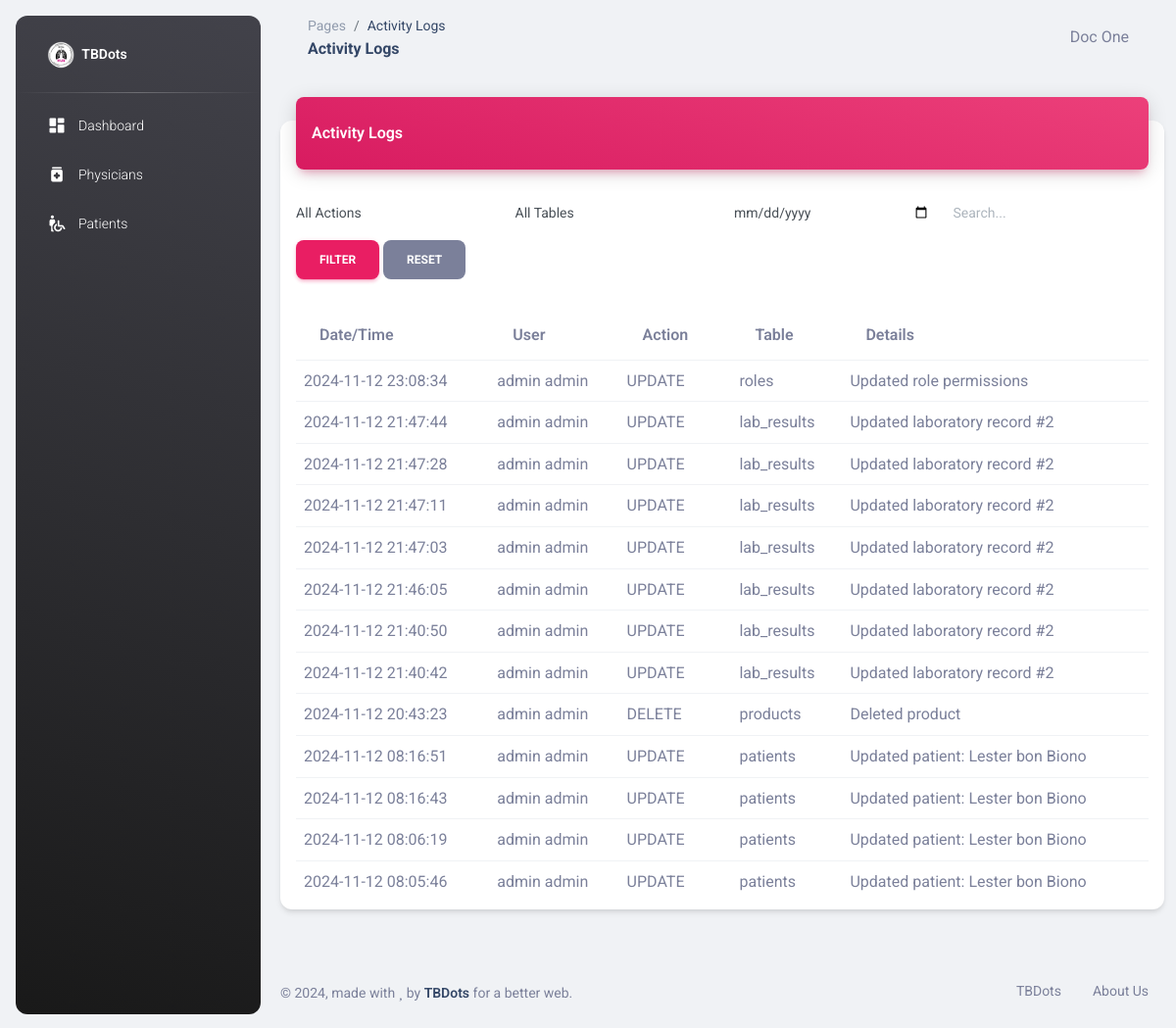
/activity_logs.php (signed in), run on an earlier commit of the app's database.
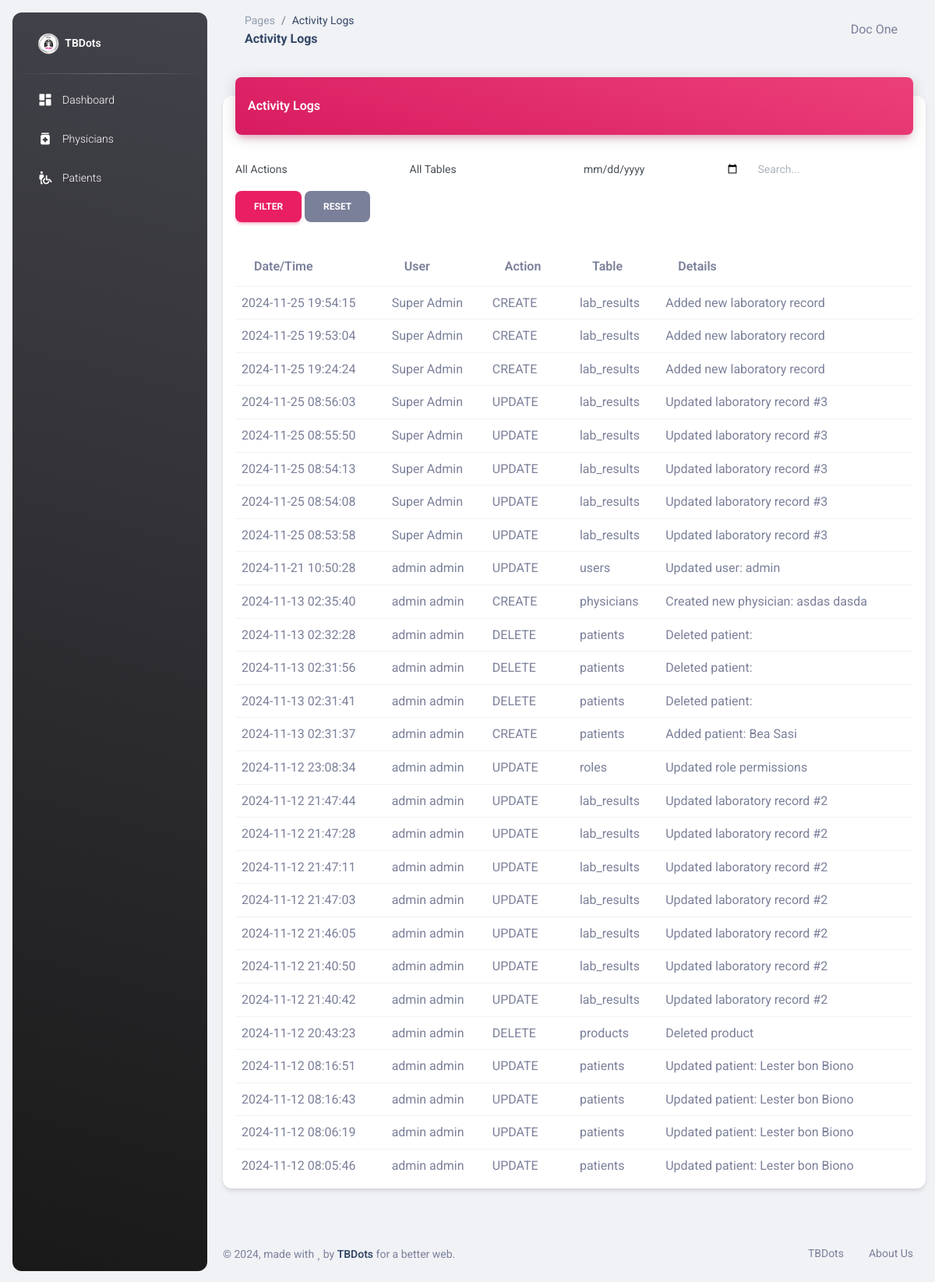
And on a later commit of the database.
### tables this page shows
CREATE TABLE IF NOT EXISTS `activity_logs` (
  `id` int NOT NULL AUTO_INCREMENT,
  `user_id` int NOT NULL,
  `action` enum('CREATE','UPDATE','DELETE') NOT NULL,
  `table_name` varchar(50) NOT NULL,
  `record_id` int NOT NULL,
  `details` text,
  `created_at` timestamp NOT NULL DEFAULT CURRENT_TIMESTAMP,
  PRIMARY KEY (`id`),
  KEY `FK_logs_user` (`user_id`),
  CONSTRAINT `FK_logs_user` FOREIGN KEY (`user_id`) REFERENCES `users` (`id`)
);

CREATE TABLE IF NOT EXISTS `users` (
  `id` int NOT NULL AUTO_INCREMENT,
  `username` varchar(50) NOT NULL,
  `password` text NOT NULL,
  `first_name` text NOT NULL,
  `last_name` text NOT NULL,
  `role` int NOT NULL DEFAULT '0',
  `updated_at` timestamp NOT NULL DEFAULT CURRENT_TIMESTAMP,
  `created_at` timestamp NOT NULL DEFAULT CURRENT_TIMESTAMP ON UPDATE CURRENT_TIMESTAMP,
  PRIMARY KEY (`id`),
  KEY `FK_users_roles` (`role`),
  CONSTRAINT `FK_users_roles` FOREIGN KEY (`role`) REFERENCES `roles` (`id`) ON DELETE CASCADE ON UPDATE CASCADE
);

### activity_logs.php (the view, shortened to what this page needs)
<?php
require_once "connection/db.php";
include_once('head.php');
$date_filter = $_GET['date'] ?? '';
$search = $_GET['search'] ?? '';
$query = "
    SELECT al.*, u.first_name, u.last_name
    FROM activity_logs al
    LEFT JOIN users u ON al.user_id = u.id
    WHERE 1=1
";
$query .= " ORDER BY al.created_at DESC";
$result = $conn->query($query);
?>
<body class="g-sidenav-show bg-gray-200">
  <?php include_once('sidebar.php'); ?>
  <main class="main-content position-relative max-height-vh-100 h-100 border-radius-lg">
    <?php include_once('navbar.php'); ?>
    <div class="container-fluid py-4">
      <div class="row">
        <div class="col-12">
          <div class="card my-4">
            <div class="card-header p-0 position-relative mt-n4 mx-3 z-index-2">
              <div class="bg-gradient-primary shadow-primary border-radius-lg pt-4 pb-3">
                <h6 class="text-white text-capitalize ps-3">Activity Logs</h6>
              </div>
            </div>
            <div class="card-body px-3 pb-2">
              <form method="GET" class="row mb-3">
                <div class="col-md-3">
                  <select name="action" class="form-control">
                    <option value="">All Actions</option>
                  </select>
                </div>
                <div class="col-md-3">
                  <select name="table" class="form-control">
                    <option value="">All Tables</option>
                  </select>
                </div>
                <div class="col-md-3">
                  <input type="date" name="date" class="form-control" value="<?= $date_filter ?>">
                </div>
                <div class="col-md-3">
                  <input type="text" name="search" class="form-control" placeholder="Search..." value="<?= $search ?>">
                </div>
                <div class="col-md-12 mt-2">
                  <button type="submit" class="btn btn-primary">Filter</button>
                  <a href="activity_logs.php" class="btn btn-secondary">Reset</a>
                </div>
              </form>
              <div class="table-responsive">
                <table class="table align-items-center mb-0">
                  <thead>
                    <tr>
                      <th>Date/Time</th>
                      <th>User</th>
                      <th>Action</th>
                      <th>Table</th>
                      <th>Details</th>
                    </tr>
                  </thead>
                  <tbody>
                    <?php while($row = $result->fetch_assoc()): ?>
                      <tr>
                        <td><?= date('Y-m-d H:i:s', strtotime($row['created_at'])) ?></td>
                        <td><?= htmlspecialchars($row['first_name'] . ' ' . $row['last_name']) ?></td>
                        <td><?= $row['action'] ?></td>
                        <td><?= $row['table_name'] ?></td>
                        <td><?= htmlspecialchars($row['details']) ?></td>
                      </tr>
                    <?php endwhile; ?>
                  </tbody>
                </table>
              </div>
            </div>
          </div>
        </div>
      </div>
    </div>
    <?php include_once('footer.php'); ?>
  </main>
</body>
</html>

### head.php (shortened to what this page needs)
<!DOCTYPE html>
<html lang="en">
<head>
  <link href="../assets/css/nucleo-icons.css" rel="stylesheet" />
  <link href="../assets/css/nucleo-svg.css" rel="stylesheet" />
  <link id="pagestyle" href="../assets/css/material-dashboard.css?v=3.1.0" rel="stylesheet" />
</head>
<?php
  $current_page = basename($_SERVER['REQUEST_URI']);
?>

### sidebar.php (shortened to what this page needs)
<aside class="sidenav navbar navbar-vertical navbar-expand-xs border-0 border-radius-xl my-3 fixed-start ms-3   bg-gradient-dark" id="sidenav-main">
    <div class="sidenav-header">
      <a class="navbar-brand m-0" href="dashboard.php">
        <img src="../assets/img/icons/logo.png" class="navbar-brand-img h-100" alt="main_logo">
        <span class="ms-1 font-weight-bold text-white">TBDots</span>
      </a>
    </div>
    <hr class="horizontal light mt-0 mb-2">
    <div class="collapse navbar-collapse  w-auto " id="sidenav-collapse-main">
      <ul class="navbar-nav">
        <li class="nav-item">
          <a class="nav-link text-white <?php if($current_page == 'dashboard.php') echo 'active bg-gradient-primary'; ?>" href="dashboard.php">
            <div class="text-white text-center me-2 d-flex align-items-center justify-content-center">
              <i class="material-icons opacity-10">dashboard</i>
            </div>
            <span class="nav-link-text ms-1">Dashboard</span>
          </a>
        </li>
        <?php if(isset($_SESSION['module']) && in_array(5, $_SESSION['module'])): ?>
        <li class="nav-item">
          <a class="nav-link text-white <?php if($current_page == 'physician.php') echo 'active bg-gradient-primary'; ?>" href="physician.php">
            <div class="text-white text-center me-2 d-flex align-items-center justify-content-center">
              <i class="material-icons opacity-10">medication</i>
            </div>
            <span class="nav-link-text ms-1">Physicians</span>
          </a>
        </li>
        <?php endif; ?>
        <?php if(isset($_SESSION['module']) && in_array(9, $_SESSION['module'])): ?>
        <li class="nav-item">
          <a class="nav-link text-white <?php if($current_page == 'patients.php') echo 'active bg-gradient-primary'; ?>" href="patients.php">
            <div class="text-white text-center me-2 d-flex align-items-center justify-content-center">
              <i class="material-icons opacity-10">wheelchair_pickup</i>
            </div>
            <span class="nav-link-text ms-1">Patients</span>
          </a>
        </li>
        <?php endif; ?>
      </ul>
    </div>
  </aside>

### navbar.php (shortened to what this page needs)
<nav class="navbar navbar-main navbar-expand-lg px-0 mx-4 shadow-none border-radius-xl" id="navbarBlur" data-scroll="true">
      <div class="container-fluid py-1 px-3">
        <nav aria-label="breadcrumb">
          <ol class="breadcrumb bg-transparent mb-0 pb-0 pt-1 px-0 me-sm-6 me-5">
            <li class="breadcrumb-item text-sm"><a class="opacity-5 text-dark" href="javascript:;">Pages</a></li>
            <li class="breadcrumb-item text-sm text-dark active" aria-current="page"><?php echo ucwords(str_replace('_', ' ', str_replace('.php', '', $current_page))) ?></li>
          </ol>
          <h6 class="font-weight-bolder mb-0"><?php echo ucwords(str_replace('_', ' ', str_replace('.php', '', $current_page))) ?></h6>
        </nav>
        <div class="collapse navbar-collapse mt-sm-0 mt-2 me-md-0 me-sm-4" id="navbar">
          <ul class="navbar-nav  justify-content-end">
            <li class="nav-item dropdown pe-2 d-flex align-items-center">
              <a href="javascript:;" class="nav-link text-body p-0" id="dropdownMenuButton" data-bs-toggle="dropdown" aria-expanded="false">
                <i class="fa fa-user me-sm-1"></i>
              </a>
              <?php echo $_SESSION['fullname']; ?>
            </li>
          </ul>
        </div>
      </div>
    </nav>

### footer.php (shortened to what this page needs)
<footer class="footer py-4  ">
    <div class="container-fluid">
        <div class="row align-items-center justify-content-lg-between">
        <div class="col-lg-6 mb-lg-0 mb-4">
            <div class="copyright text-center text-sm text-muted text-lg-start">
            © ,
            made with <i class="fa fa-heart"></i> by
            <a href="#" class="font-weight-bold" target="_blank">TBDots</a>
            for a better web.
            </div>
        </div>
        <div class="col-lg-6">
            <ul class="nav nav-footer justify-content-center justify-content-lg-end">
                <li class="nav-item">
                    <a href="#" class="nav-link text-muted" target="_blank">TBDots</a>
                </li>
                <li class="nav-item">
                    <a href="#/presentation" class="nav-link text-muted" target="_blank">About Us</a>
                </li>
            </ul>
        </div>
        </div>
    </div>
</footer>

What changed in the data, as far as the page shows it:
added activity_logs: created_at "2024-11-25 19:54:15", user.last_name "Super Admin", action "CREATE", table_name "lab_results", details "Added new laboratory record"
added activity_logs: created_at "2024-11-25 19:53:04", user.last_name "Super Admin", action "CREATE", table_name "lab_results", details "Added new laboratory record"
added activity_logs: created_at "2024-11-25 19:24:24", user.last_name "Super Admin", action "CREATE", table_name "lab_results", details "Added new laboratory record"
added activity_logs: created_at "2024-11-25 08:56:03", user.last_name "Super Admin", action "UPDATE", table_name "lab_results", details "Updated laboratory record #3"
added activity_logs: created_at "2024-11-25 08:55:50", user.last_name "Super Admin", action "UPDATE", table_name "lab_results", details "Updated laboratory record #3"
added activity_logs: created_at "2024-11-25 08:54:13", user.last_name "Super Admin", action "UPDATE", table_name "lab_results", details "Updated laboratory record #3"
added activity_logs: created_at "2024-11-25 08:54:08", user.last_name "Super Admin", action "UPDATE", table_name "lab_results", details "Updated laboratory record #3"
added activity_logs: created_at "2024-11-25 08:53:58", user.last_name "Super Admin", action "UPDATE", table_name "lab_results", details "Updated laboratory record #3"
added activity_logs: created_at "2024-11-21 10:50:28", user.last_name "admin admin", action "UPDATE", table_name "users", details "Updated user: admin"
added activity_logs: created_at "2024-11-13 02:35:40", user.last_name "admin admin", action "CREATE", table_name "physicians", details "Created new physician: asdas dasda"
added activity_logs: created_at "2024-11-13 02:32:28", user.last_name "admin admin", action "DELETE", table_name "patients", details "Deleted patient:"
added activity_logs: created_at "2024-11-13 02:31:56", user.last_name "admin admin", action "DELETE", table_name "patients", details "Deleted patient:"
added activity_logs: created_at "2024-11-13 02:31:41", user.last_name "admin admin", action "DELETE", table_name "patients", details "Deleted patient:"
added activity_logs: created_at "2024-11-13 02:31:37", user.last_name "admin admin", action "CREATE", table_name "patients", details "Added patient: Bea Sasi"
